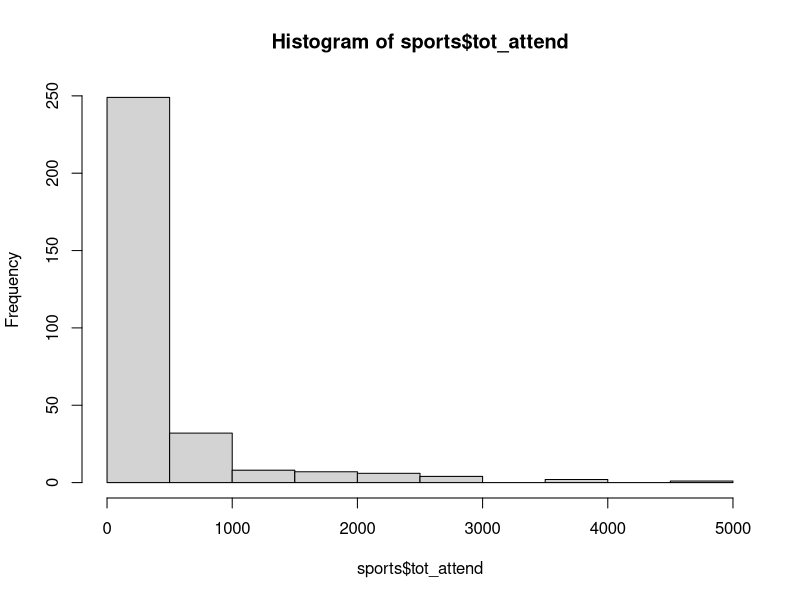
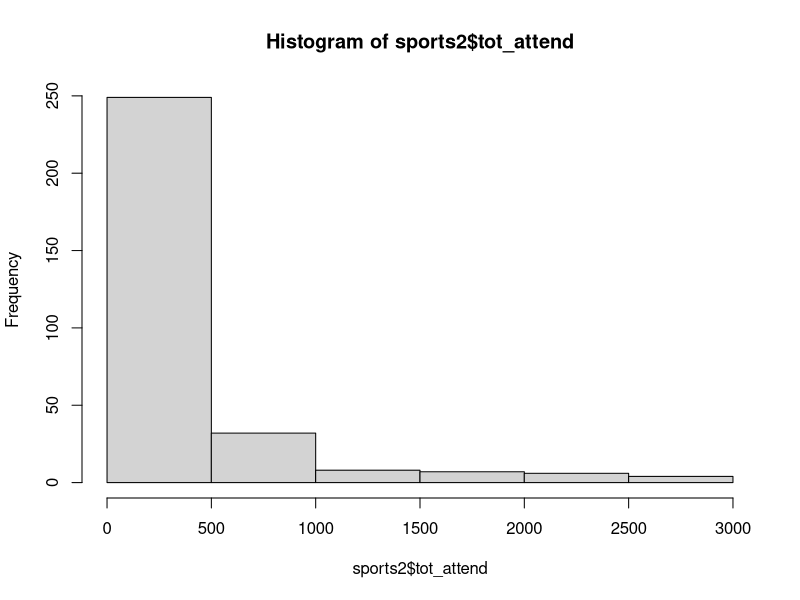
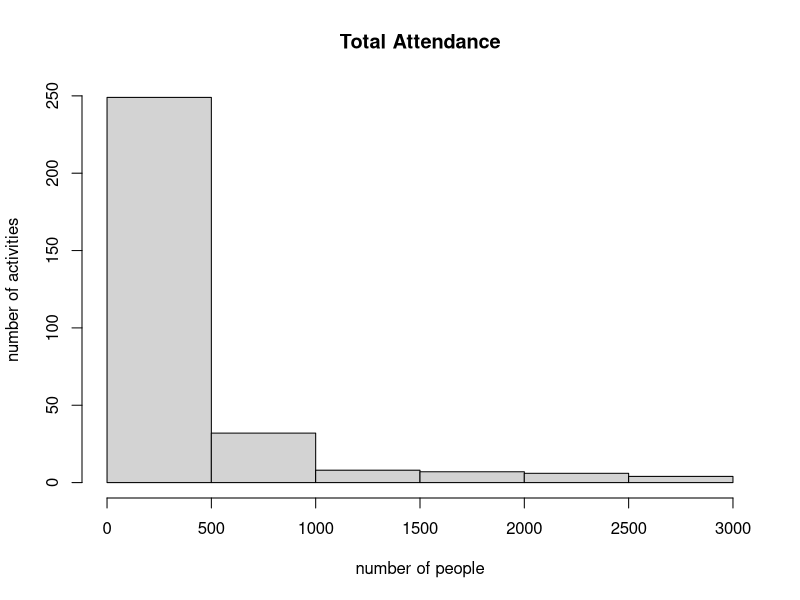
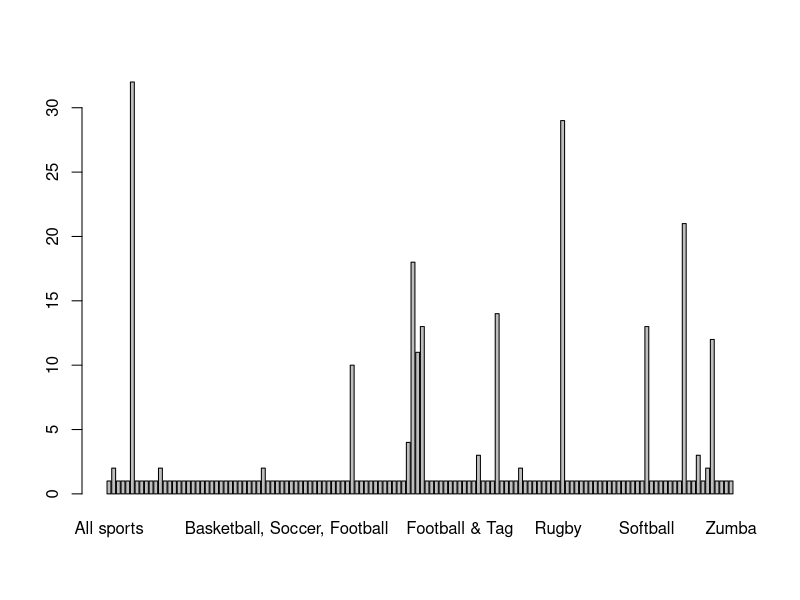
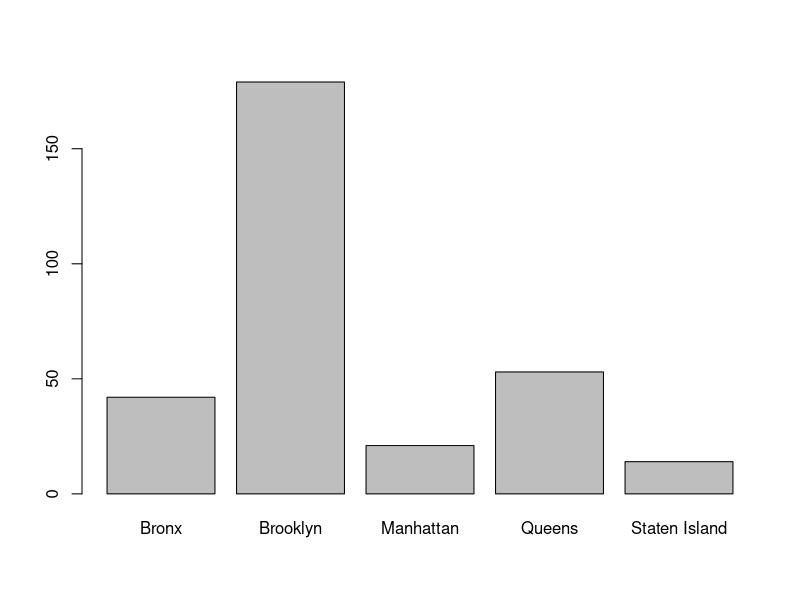
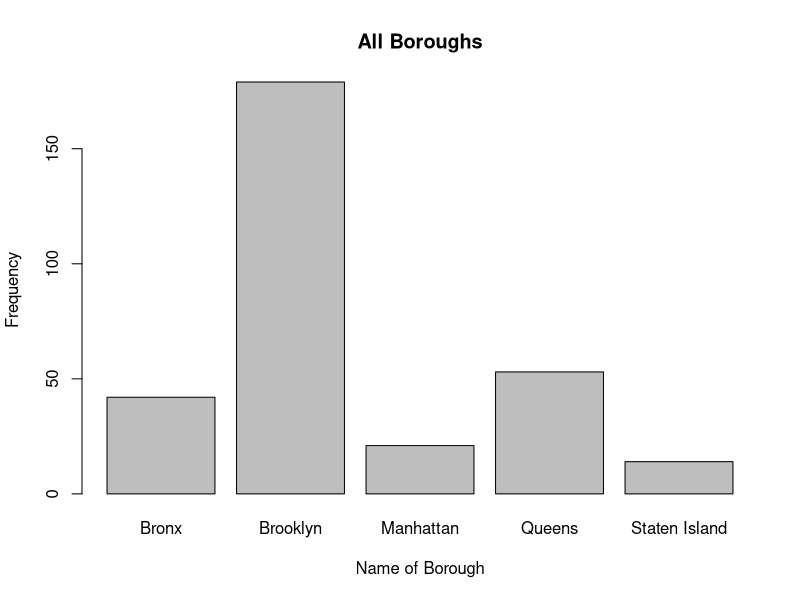
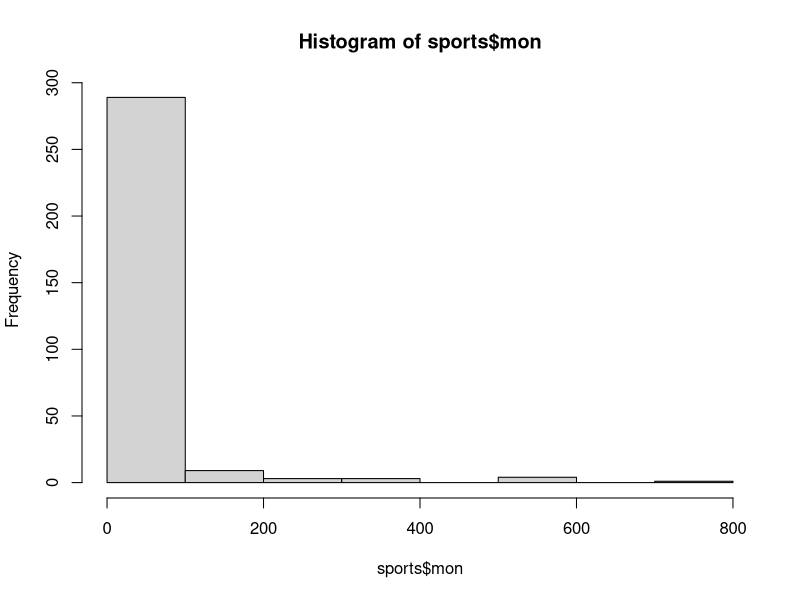
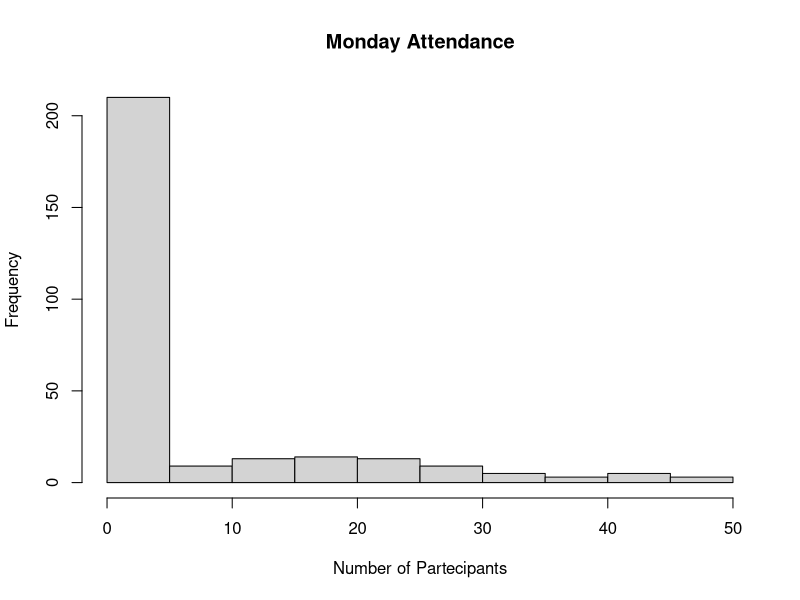

Write R code to recreate these figures, in order.
#I loaded the Summer_Sports_Experience data into variable "sports"
library(readr)
sports <- read_csv("Summer_Sports_Experience.csv")
View(sports)

#I changed the name of my columns into simpler names and i used dplyr to do so
library(dplyr)
sports<-sports%>%
rename(
borough="Borough Location",
park="Park Location",
games="Sports Played",
start="Week Start Date",
end="Week End Date",
sun="Sunday's Attendance",
mon="Monday's Attendance",
tue="Tuesday's Attendance",
wed="Wednesday's Attendance",
Thu="Thursday's Attendance",
fri="Friday's Attendance",
sat="Saturday's Attendance",
tot_attend="Attendance Sum"
)

#I check my data with the changes i made
sports

#I made a histogram of the tot_attend column and i relized that i had to crop it my x axes
hist(sports$tot_attend)

#I changed my x axes to calculate values <3000
sports2<-subset(sports,tot_attend<3000)
hist(sports2$tot_attend)

#Then I graphet again the histogram and I also added a title and i named my x and y axes 
hist(sports2$tot_attend,main = "Total Attendance", xlab="number of people", ylab="number of activities")

#here I made a baplot about the game column (which was supposed to show me all the frequency of all games)
# but, the plot was unclear i because of the many varieties of games played.
barplot(table(sports$games))

# the same here I made a barplot of the borough column
barplot(table(sports$borough))
#I gave a title to my plot and i named my x and y axes.
barplot(table(sports$borough),main="All Boroughs", ylab="Frequency",xlab="Name of Borough")

#here I ploted a histogram about my mon (monday)column
hist(sports$mon)
# I had to cut some of my data from mon column so to have a better shaped histogram 
sports2<-subset(sports, mon<50)
#I named my histogram plot of the mon column
hist(sports2$mon, main="Monday Attendance", xlab="Number of Partecipants", ylab="Frequency")

#I also made a barplot of the park column 
barplot(table(sports$park), main="Park Location", ylab="Frequency Played",xlab="Names of Park Location")

